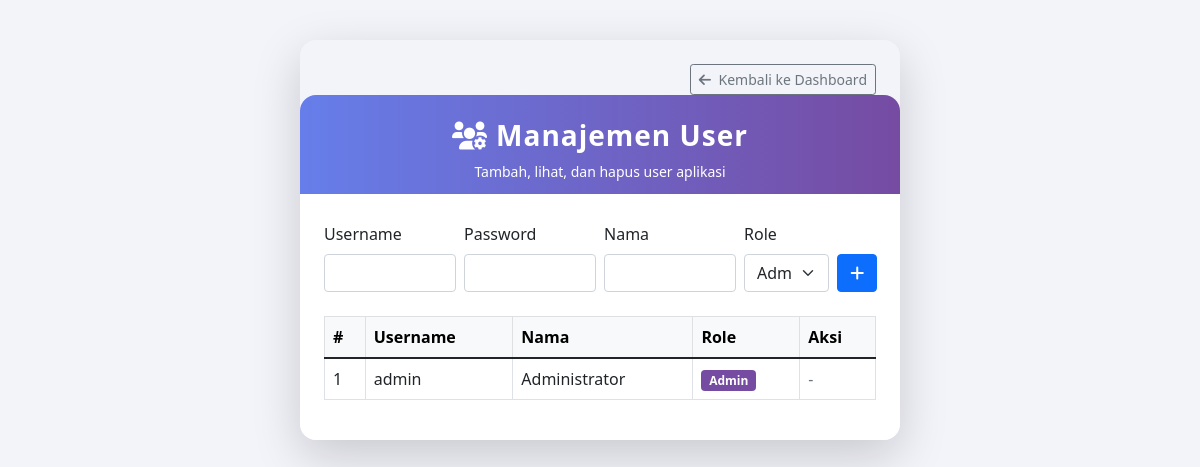
The page /user.php (signed in) on the database its author committed.
### tables this page shows
CREATE TABLE `user` (
  `id` int(11) NOT NULL,
  `username` varchar(50) NOT NULL,
  `password` varchar(255) NOT NULL,
  `nama` varchar(100) NOT NULL,
  `role` varchar(20) DEFAULT 'admin',
  `created_at` timestamp NOT NULL DEFAULT current_timestamp()
);

### config.php (called while the page is built, shortened)
<?php
class Database {
    private $host = DB_HOST;
    private $user = DB_USER;
    private $pass = DB_PASS;
    private $dbname = DB_NAME;
    private $dbh;
    private $stmt;
    public function __construct() {
        $dsn = 'mysql:host=' . $this->host . ';dbname=' . $this->dbname . ';charset=utf8';
        $options = array(
            PDO::ATTR_PERSISTENT => true,
            PDO::ATTR_ERRMODE => PDO::ERRMODE_EXCEPTION
        );
        try {
            $this->dbh = new PDO($dsn, $this->user, $this->pass, $options);
        } catch (PDOException $e) {
            echo 'Error: ' . $e->getMessage();
        }
    }
    public function query($query) {
        $this->stmt = $this->dbh->prepare($query);
    }
    public function execute() {
        return $this->stmt->execute();
    }
    public function resultSet() {
        $this->execute();
        return $this->stmt->fetchAll(PDO::FETCH_ASSOC);
    }
}
?>

### user.php (the view, shortened to what this page needs)
<?php
require_once 'config.php';
$db = new Database();
$db->query('SELECT * FROM user ORDER BY id ASC');
$users = $db->resultSet();
?>
<!DOCTYPE html>
<html lang="id">
<head>
    <link href="https://cdn.jsdelivr.net/npm/bootstrap@5.1.3/dist/css/bootstrap.min.css" rel="stylesheet">
    <link href="https://cdnjs.cloudflare.com/ajax/libs/font-awesome/6.0.0/css/all.min.css" rel="stylesheet">
</head>
<body>
    <div class="user-card shadow-lg">
        <div class="text-end pt-4 pe-4">
            <a href="index.php" class="btn btn-outline-secondary btn-sm"><i class="fas fa-arrow-left me-1"></i> Kembali ke Dashboard</a>
        </div>
        <div class="user-header">
            <h3><i class="fas fa-users-cog me-2"></i>Manajemen User</h3>
            <div class="small">Tambah, lihat, dan hapus user aplikasi</div>
        </div>
        <div class="user-body">
            <form method="post" class="mb-4">
                <div class="row g-2 align-items-end">
                    <div class="col-md-3">
                        <label class="form-label">Username</label>
                        <input type="text" name="username" class="form-control" required>
                    </div>
                    <div class="col-md-3">
                        <label class="form-label">Password</label>
                        <input type="text" name="password" class="form-control" required>
                    </div>
                    <div class="col-md-3">
                        <label class="form-label">Nama</label>
                        <input type="text" name="nama" class="form-control" required>
                    </div>
                    <div class="col-md-2">
                        <label class="form-label">Role</label>
                        <select name="role" class="form-select" required>
                            <option value="admin">Admin</option>
                        </select>
                    </div>
                    <div class="col-md-1 d-grid">
                        <button type="submit" class="btn btn-primary"><i class="fas fa-plus"></i></button>
                    </div>
                </div>
            </form>
            <div class="table-responsive">
                <table class="table table-bordered table-hover align-middle">
                    <thead class="table-light">
                        <tr>
                            <th>#</th>
                            <th>Username</th>
                            <th>Nama</th>
                            <th>Role</th>
                            <th>Aksi</th>
                        </tr>
                    </thead>
                    <tbody>
                        <?php foreach($users as $u): ?>
                        <tr>
                            <td><?= $u['id'] ?></td>
                            <td><?= htmlspecialchars($u['username']) ?></td>
                            <td><?= htmlspecialchars($u['nama']) ?></td>
                            <td>
                                <span class="badge <?= $u['role']==='admin'?'badge-admin':'badge-operator' ?>">
                                    <?= ucfirst($u['role']) ?>
                                </span>
                            </td>
                            <td>
                                <?php if($u['id'] > 1): ?>
                                <a href="user.php?delete=<?= $u['id'] ?>" class="btn btn-sm btn-danger" onclick="return confirm('Yakin hapus user ini?')"><i class="fas fa-trash"></i></a>
                                <?php else: ?>
                                <span class="text-muted">-</span>
                                <?php endif; ?>
                            </td>
                        </tr>
                        <?php endforeach; ?>
                    </tbody>
                </table>
            </div>
        </div>
    </div>
</body>
</html>

### user.php (style rules this page uses)
body { background: #f3f4fa; }
.user-card { max-width: 600px; margin: 40px auto; border-radius: 16px; box-shadow: 0 4px 24px rgba(102,126,234,0.13); }
.user-header { background: linear-gradient(90deg,#667eea,#764ba2); color: #fff; border-radius: 16px 16px 0 0; text-align: center; padding: 24px 0 12px 0; }
.user-header h3 { font-weight: 700; letter-spacing: 1px; }
.user-body { padding: 28px 24px 24px 24px; background: #fff; border-radius: 0 0 16px 16px; }
.table th, .table td { vertical-align: middle; }
.badge-admin { background: #764ba2; }

### rows shown on the page
user: id "1", username "admin", nama "Administrator", role "Admin"
